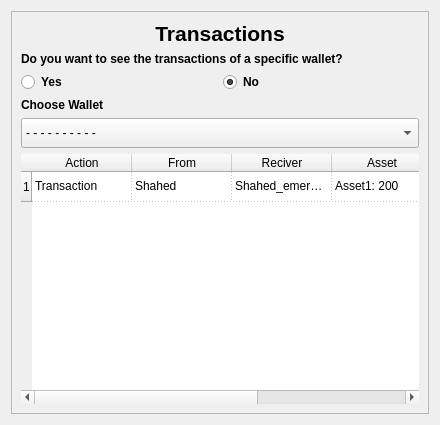
<?xml version="1.0" encoding="UTF-8"?>
<ui version="4.0">
 <class>Form</class>
 <widget class="QWidget" name="Form">
  <property name="geometry">
   <rect>
    <x>0</x>
    <y>0</y>
    <width>440</width>
    <height>425</height>
   </rect>
  </property>
  <property name="windowTitle">
   <string>Form</string>
  </property>
  <layout class="QGridLayout" name="gridLayout">
   <item row="0" column="0">
    <widget class="QFrame" name="frame">
     <property name="frameShape">
      <enum>QFrame::StyledPanel</enum>
     </property>
     <property name="frameShadow">
      <enum>QFrame::Raised</enum>
     </property>
     <layout class="QVBoxLayout" name="verticalLayout">
      <item alignment="Qt::AlignHCenter">
       <widget class="QLabel" name="label">
        <property name="text">
         <string>&lt;html&gt;&lt;head/&gt;&lt;body&gt;&lt;p align=&quot;center&quot;&gt;&lt;span style=&quot; font-size:16pt; font-weight:600;&quot;&gt;Transactions&lt;/span&gt;&lt;/p&gt;&lt;/body&gt;&lt;/html&gt;</string>
        </property>
       </widget>
      </item>
      <item>
       <widget class="QLabel" name="label_2">
        <property name="font">
         <font>
          <weight>75</weight>
          <bold>true</bold>
         </font>
        </property>
        <property name="text">
         <string>Do you want to see the transactions of a specific wallet?</string>
        </property>
       </widget>
      </item>
      <item>
       <layout class="QHBoxLayout" name="horizontalLayout">
        <item>
         <widget class="QRadioButton" name="yes_rbtn">
          <property name="font">
           <font>
            <weight>75</weight>
            <bold>true</bold>
           </font>
          </property>
          <property name="text">
           <string>Yes</string>
          </property>
         </widget>
        </item>
        <item>
         <widget class="QRadioButton" name="no_rbtn">
          <property name="font">
           <font>
            <weight>75</weight>
            <bold>true</bold>
           </font>
          </property>
          <property name="text">
           <string>No</string>
          </property>
          <property name="checked">
           <bool>true</bool>
          </property>
         </widget>
        </item>
       </layout>
      </item>
      <item>
       <widget class="QLabel" name="addr_lbl">
        <property name="font">
         <font>
          <weight>75</weight>
          <bold>true</bold>
         </font>
        </property>
        <property name="text">
         <string>Choose Wallet</string>
        </property>
       </widget>
      </item>
      <item>
       <widget class="QComboBox" name="wallet_cbox">
        <property name="minimumSize">
         <size>
          <width>300</width>
          <height>30</height>
         </size>
        </property>
        <item>
         <property name="text">
          <string>- - - - - - - - - -</string>
         </property>
        </item>
       </widget>
      </item>
      <item>
       <widget class="QTableWidget" name="action_table">
        <property name="sizePolicy">
         <sizepolicy hsizetype="Expanding" vsizetype="Expanding">
          <horstretch>1</horstretch>
          <verstretch>0</verstretch>
         </sizepolicy>
        </property>
        <property name="minimumSize">
         <size>
          <width>315</width>
          <height>30</height>
         </size>
        </property>
        <property name="frameShape">
         <enum>QFrame::NoFrame</enum>
        </property>
        <property name="lineWidth">
         <number>1</number>
        </property>
        <property name="editTriggers">
         <set>QAbstractItemView::AnyKeyPressed|QAbstractItemView::EditKeyPressed</set>
        </property>
        <property name="showGrid">
         <bool>true</bool>
        </property>
        <property name="gridStyle">
         <enum>Qt::DotLine</enum>
        </property>
        <property name="sortingEnabled">
         <bool>true</bool>
        </property>
        <property name="rowCount">
         <number>1</number>
        </property>
        <attribute name="horizontalHeaderVisible">
         <bool>true</bool>
        </attribute>
        <attribute name="horizontalHeaderCascadingSectionResizes">
         <bool>true</bool>
        </attribute>
        <attribute name="horizontalHeaderDefaultSectionSize">
         <number>100</number>
        </attribute>
        <attribute name="horizontalHeaderMinimumSectionSize">
         <number>100</number>
        </attribute>
        <attribute name="horizontalHeaderStretchLastSection">
         <bool>false</bool>
        </attribute>
        <attribute name="verticalHeaderCascadingSectionResizes">
         <bool>true</bool>
        </attribute>
        <attribute name="verticalHeaderMinimumSectionSize">
         <number>30</number>
        </attribute>
        <attribute name="verticalHeaderShowSortIndicator" stdset="0">
         <bool>false</bool>
        </attribute>
        <row>
         <property name="text">
          <string>1</string>
         </property>
        </row>
        <column>
         <property name="text">
          <string>Action</string>
         </property>
        </column>
        <column>
         <property name="text">
          <string>From</string>
         </property>
        </column>
        <column>
         <property name="text">
          <string>Reciver</string>
         </property>
        </column>
        <column>
         <property name="text">
          <string>Asset</string>
         </property>
        </column>
        <column>
         <property name="text">
          <string>Time</string>
         </property>
        </column>
        <item row="0" column="0">
         <property name="text">
          <string>Transaction</string>
         </property>
        </item>
        <item row="0" column="1">
         <property name="text">
          <string>Shahed</string>
         </property>
        </item>
        <item row="0" column="2">
         <property name="text">
          <string>Shahed_emergency</string>
         </property>
        </item>
        <item row="0" column="3">
         <property name="text">
          <string>Asset1: 200</string>
         </property>
        </item>
        <item row="0" column="4">
         <property name="text">
          <string>2018</string>
         </property>
        </item>
       </widget>
      </item>
     </layout>
    </widget>
   </item>
  </layout>
 </widget>
 <resources/>
 <connections/>
</ui>
